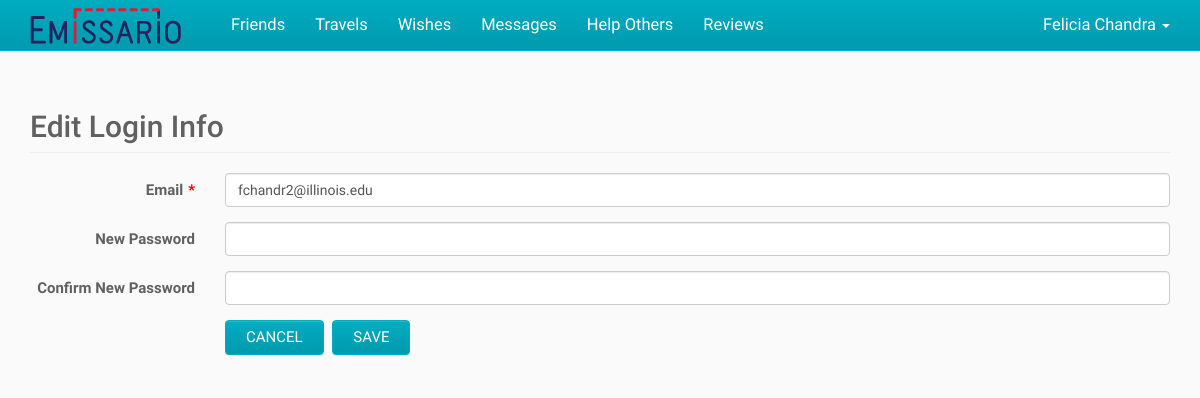
Screenshot of /index.php/user/editLogin (signed in) with the database file from the repository.
### tables this page shows
CREATE TABLE IF NOT EXISTS User (
	ID BIGINT NOT NULL AUTO_INCREMENT,
    First_Name VARCHAR(100) NOT NULL,
    Last_Name VARCHAR(100) NULL,
    Email VARCHAR(100) NOT NULL UNIQUE,
    `Password` CHAR(255) NOT NULL,
    City VARCHAR(100) NULL,
    State VARCHAR(100) NULL,
    Country VARCHAR(2) NULL,
    Phone VARCHAR(100) NULL,
    Created_On DATETIME NULL,
    Modified_On DATETIME NULL,
    PRIMARY KEY (ID)
);

### application/controllers/user.php (called while the page is built, shortened)
<?php
class User
{
	public function editLogin()
	{
		$userID = $GLOBALS["beans"]->siteHelper->getSession("userID");
		$user = $GLOBALS["beans"]->userService->getUser($userID);
		require APP . 'views/_templates/header.php';
		require APP . 'views/user/editLogin.php';
		require APP . 'views/_templates/footer.php';
	}
}

### index.php (called while the page is built, shortened)
<?php
$app = new Application();

### application/core/service.php (called while the page is built)
<?php
class Service
{
	function __construct($model)
	{
		$this->model = $model;
	}
}

### application/core/model.php (called while the page is built)
<?php
class Model
{
	function __construct($db)
	{
		$this->db = $db;
	}
}

### application/models/userModel.php (called while the page is built, shortened)
<?php
class UserModel extends Model
{
	public function getUser($userID)
	{
		$sql = "SELECT User.*, Country.Country_Name, State.State_Name
				FROM User
				LEFT JOIN Country ON Country.Country_Code = User.Country
				LEFT JOIN State ON State.State_Code = User.State
				WHERE User.ID = :user_id";
		$parameters = array(":user_id" => $userID);
		return $GLOBALS["beans"]->queryHelper->getSingleRowObject($this->db, $sql, $parameters);
	}
}

### application/helpers/queryHelper.php (called while the page is built, shortened)
<?php
class QueryHelper
{
	public function getSingleRowObject($db, $sql, $parameters) {
		$query = $db->prepare($sql);
		$query->execute($parameters);
		$result = $query->fetch();
		return $result;
	}
}

### application/services/userService.php (called while the page is built, shortened)
<?php
class UserService extends Service
{
	public function getUser($userID)
	{
		return $this->model->getUser($userID);
	}
}

### application/views/user/_editLogin.php (the view, shortened to what this page needs)
<?php if (!$this) { exit(header('HTTP/1.0 403 Forbidden')); }
if (isset($userID) && is_numeric($userID))
{
	$newUser = false;
	$passwordLabel = "New Password";
}
else
{
	$newUser = true;
	$passwordLabel = "Password";
}
?>
<div class="form-group">
	<label for="email" class="col-sm-2 control-label">Email</label>
	<div class="col-sm-10">
		<input type="email" id="email" name="email" value="<?php echo $email ?>" class="form-control" required aria-required="true" />
	</div>
</div>
<div class="form-group">
	<label for="password" class="col-sm-2 control-label"><?php echo $passwordLabel; ?></label>
	<div class="col-sm-10">
		<input type="password" id="password" name="password" class="form-control" <?php if ($newUser) { ?>required aria-required="true"<?php } ?> />
	</div>
</div>
<div class="form-group">
	<label for="confirmPassword" class="col-sm-2 control-label">Confirm <?php echo $passwordLabel; ?></label>
	<div class="col-sm-10">
		<input type="password" id="confirmPassword" name="confirmPassword" class="form-control" <?php if ($newUser) { ?>required aria-required="true"<?php } ?> />
	</div>
</div>

### application/views/_templates/header.php (shortened to what this page needs)
<?php
$activeView = "";
if (array_key_exists("PATH_INFO", $_SERVER)) {
	$pathInfoArray = explode("/", $_SERVER["PATH_INFO"]);
	$activeView = $pathInfoArray[1];
}
?><!DOCTYPE html>
<html lang="en">
<head>
	<link href="<?php echo URL; ?>public/css/bootstrap.css" rel="stylesheet">
	<link href="<?php echo URL; ?>public/css/bootstrap-theme.css" rel="stylesheet">
	<link href="<?php echo URL; ?>public/css/bootstrap-datepicker3.css" rel="stylesheet">
</head>
<body>
	<nav class="navbar navbar-inverse navbar-fixed-top">
		<div class="container">
			<div class="navbar-header">
				<a class="navbar-brand" href="<?php echo URL_WITH_INDEX_FILE; ?>">
					<img alt="Emissario" src="<?php echo URL; ?>public/img/logo.png" />
				</a>
			</div>
			<?php if (is_numeric($userID)) { ?>
				<div id="navbar" class="navbar-collapse collapse">
					<ul class="nav navbar-nav navbar-left">
						<?php echo $GLOBALS["beans"]->siteHelper->getNavigationHTML($activeView); ?>
					</ul>
					<ul class="nav navbar-nav navbar-right">
						<li class="dropdown">
							<a class="dropdown-toggle" href="#!" aria-expanded="false" aria-haspopup="true" role="button" data-toggle="dropdown">
								<?php echo $user->First_Name . " " . $user->Last_Name ?>
								<span class="caret"></span>
							</a>
						</li>
					</ul>
				</div>
			<?php } ?>
		</div>
	</nav>

### rows the page displays
user: First_Name "Felicia", Last_Name "Chandra", email "fchandr2@illinois.edu"

### other values shown
$viewTitle "Friends"
$viewTitle "Travels"
$viewTitle "Wishes"
$viewTitle "Messages"
$viewTitle "Help Others"
$viewTitle "Reviews"
$passwordLabel "New Password"
